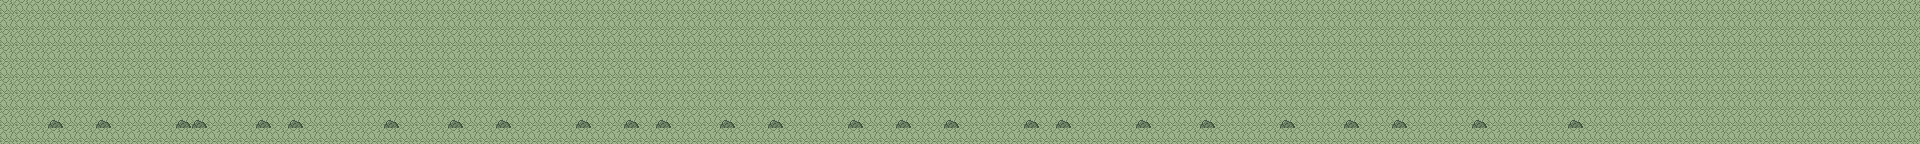

A 2D game scene composited from a Tiled map and its tileset images. What follows is a short description and the map's XML, with each tile layer's data collapsed to a summary:
An orthogonal 120x9 tile map with 16x16 px tiles, 4 tile layers (back, background, foreground, block) and 170 objects (160x enemy, 6x collision, 2x speed, 2x bgm).

<map version="1.2" tiledversion="1.2.1" orientation="orthogonal" renderorder="right-down" width="120" height="9" tilewidth="16" tileheight="16" infinite="0" nextlayerid="6" nextobjectid="735">
 <tileset firstgid="1" name="back" tilewidth="16" tileheight="16" tilecount="64" columns="8">
  <image source="back.png" trans="ff00ff" width="128" height="128" />
  <tile id="32">
   <objectgroup draworder="index">
    <object id="1" name="collision" type="collision" x="0" y="0" width="16" height="16" />
   </objectgroup>
  </tile>
  <tile id="33">
   <objectgroup draworder="index">
    <object id="1" name="collision" type="collision" x="0" y="0" width="16" height="16" />
   </objectgroup>
  </tile>
  <tile id="34">
   <objectgroup draworder="index">
    <object id="1" name="collision" type="collision" x="0" y="8" width="16" height="8" />
   </objectgroup>
  </tile>
  <tile id="40">
   <objectgroup draworder="index">
    <object id="1" name="collision" type="collision" x="0" y="0" width="16" height="16" />
   </objectgroup>
  </tile>
  <tile id="41">
   <objectgroup draworder="index">
    <object id="1" name="collision" type="collision" x="0" y="0" width="16" height="8" />
   </objectgroup>
  </tile>
  <tile id="42">
   <objectgroup draworder="index">
    <object id="1" name="collision" type="collision" x="0" y="0" width="16" height="16" />
   </objectgroup>
  </tile>
 </tileset>
 <layer id="1" name="back" width="120" height="9">
  <data>[1080 cells, 1080 non-empty, 1 distinct tile ids]</data>
 </layer>
 <layer id="2" name="background" width="120" height="9">
  <data>[1080 cells, 1080 non-empty, 1 distinct tile ids]</data>
 </layer>
 <layer id="3" name="foreground" width="120" height="9">
  <data>[1080 cells, 26 non-empty, 1 distinct tile ids]</data>
 </layer>
 <layer id="4" name="block" width="120" height="9">
  <data>[1080 cells, 361 non-empty, 6 distinct tile ids]</data>
 </layer>
 <objectgroup id="5" name="event">
  <object id="11" name="start" type="speed" x="0" y="0" width="16" height="16">
   <properties>
    <property name="speed" type="float" value="0.25" />
   </properties>
  </object>
  <object id="13" name="stop" type="speed" x="1856" y="0" width="16" height="16">
   <properties>
    <property name="speed" type="float" value="0" />
   </properties>
  </object>
  <object id="87" name="stage6" type="bgm" x="0" y="16" width="16" height="16" />
  <object id="88" name="boss" type="bgm" x="1744" y="0" width="16" height="16" />
  <object id="475" name="dragonfly" type="enemy" x="224" y="32" width="16" height="16" />
  <object id="576" name="dragonfly" type="enemy" x="240" y="48" width="16" height="16" />
  <object id="577" name="dragonfly" type="enemy" x="224" y="64" width="16" height="16" />
  <object id="578" name="dragonfly" type="enemy" x="240" y="80" width="16" height="16" />
  <object id="579" name="dragonfly" type="enemy" x="224" y="96" width="16" height="16" />
  <object id="580" name="ant" type="enemy" x="240" y="112" width="16" height="16" />
  <object id="581" name="butterfly" type="enemy" x="224" y="80" width="16" height="16" />
  <object id="582" name="butterfly" type="enemy" x="240" y="64" width="16" height="16" />
  <object id="583" name="ladybug" type="enemy" x="272" y="48" width="16" height="16" />
  <object id="584" name="ladybug" type="enemy" x="272" y="80" width="16" height="16" />
  <object id="585" name="dragonfly" type="enemy" x="288" y="32" width="16" height="16" />
  <object id="586" name="dragonfly" type="enemy" x="288" y="64" width="16" height="16" />
  <object id="587" name="dragonfly" type="enemy" x="288" y="96" width="16" height="16" />
  <object id="588" name="ant" type="enemy" x="288" y="16" width="16" height="16" />
  <object id="589" name="cicada" type="enemy" x="320" y="32" width="16" height="16" />
  <object id="590" name="cicada" type="enemy" x="336" y="96" width="16" height="16" />
  <object id="591" name="dragonfly" type="enemy" x="320" y="96" width="16" height="16" />
  <object id="592" name="dragonfly" type="enemy" x="336" y="64" width="16" height="16" />
  <object id="593" name="dragonfly" type="enemy" x="352" y="32" width="16" height="16" />
  <object id="594" name="grasshopper" type="enemy" x="336" y="16" width="16" height="16" />
  <object id="595" name="bagworm" type="enemy" x="336" y="48" width="16" height="16" />
  <object id="596" name="dragonfly" type="enemy" x="384" y="32" width="16" height="16" />
  <object id="597" name="dragonfly" type="enemy" x="368" y="48" width="16" height="16" />
  <object id="598" name="dragonfly" type="enemy" x="368" y="80" width="16" height="16" />
  <object id="599" name="dragonfly" type="enemy" x="384" y="96" width="16" height="16" />
  <object id="600" name="grasshopper" type="enemy" x="384" y="112" width="16" height="16" />
  <object id="601" name="hornet" type="enemy" x="400" y="32" width="16" height="16" />
  <object id="602" name="hornet" type="enemy" x="416" y="80" width="16" height="16" />
  <object id="603" name="dragonfly" type="enemy" x="416" y="64" width="16" height="16" />
  <object id="604" name="dragonfly" type="enemy" x="432" y="32" width="16" height="16" />
  <object id="605" name="dragonfly" type="enemy" x="432" y="96" width="16" height="16" />
  <object id="606" name="hornet" type="enemy" x="432" y="48" width="16" height="16" />
  <object id="607" name="hornet" type="enemy" x="448" y="96" width="16" height="16" />
  <object id="608" name="grasshopper" type="enemy" x="432" y="112" width="16" height="16" />
  <object id="609" name="grasshopper" type="enemy" x="448" y="16" width="16" height="16" />
  <object id="610" name="snail" type="enemy" x="480" y="112" width="16" height="16" />
  <object id="611" name="snail" type="enemy" x="496" y="16" width="16" height="16" />
  <object id="612" name="dragonfly" type="enemy" x="496" y="32" width="16" height="16" />
  <object id="613" name="dragonfly" type="enemy" x="512" y="48" width="16" height="16" />
  <object id="614" name="dragonfly" type="enemy" x="496" y="64" width="16" height="16" />
  <object id="615" name="dragonfly" type="enemy" x="512" y="80" width="16" height="16" />
  <object id="616" name="dragonfly" type="enemy" x="496" y="96" width="16" height="16" />
  <object id="617" name="butterfly" type="enemy" x="512" y="64" width="16" height="16" />
  <object id="618" name="butterfly" type="enemy" x="528" y="80" width="16" height="16" />
  <object id="619" name="dragonfly" type="enemy" x="544" y="96" width="16" height="16" />
  <object id="620" name="stagbeetle" type="enemy" x="544" y="32" width="16" height="16" />
  <object id="621" name="snail" type="enemy" x="560" y="112" width="16" height="16" />
  <object id="622" name="stagbeetle" type="enemy" x="576" y="64" width="16" height="16" />
  <object id="623" name="dragonfly" type="enemy" x="576" y="32" width="16" height="16" />
  <object id="624" name="dragonfly" type="enemy" x="608" y="48" width="16" height="16" />
  <object id="625" name="dragonfly" type="enemy" x="592" y="96" width="16" height="16" />
  <object id="626" name="butterfly" type="enemy" x="576" y="80" width="16" height="16" />
  <object id="627" name="butterfly" type="enemy" x="592" y="64" width="16" height="16" />
  </objectgroup>
</map>
<!-- 107 of 170 objects omitted -->